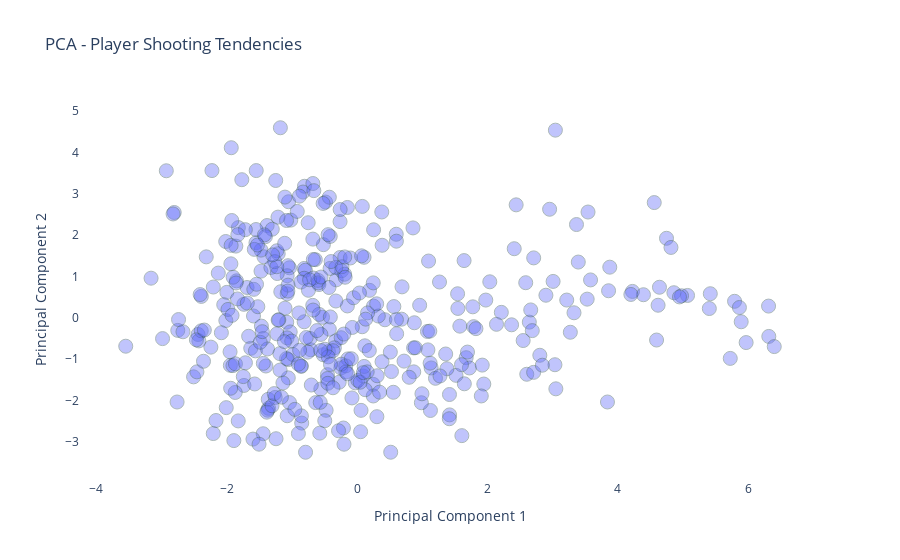

Notebook code for this chart:
### Code cell
# Create a new column for hover data
df_final['hover_data'] = df_final.apply(lambda row:
                                        f"{row['player']}<br>" +
                                        f"0 - 3ft: {row['percent_fga_from_x0_3_range']:.1%}<br>" +
                                        f"3 - 10ft: {row['percent_fga_from_x3_10_range']:.1%}<br>" +
                                        f"10 - 16ft: {row['percent_fga_from_x10_16_range']:.1%}<br>" +
                                        f"16 - 3pt: {row['percent_fga_from_x16_3p_range']:.1%}<br>" +
                                        f"3pt: {row['percent_fga_from_x3p_range']:.1%}",
                                        axis=1)

# Create a scatter plot with Plotly, including hover data
fig = px.scatter(df_final, x='pca_1', y='pca_2', 
                 custom_data=['hover_data'], 
                #  hover_data={'player': False, 'hover_data': True, 'pca_1': False, 'pca_2': False},
                 title='PCA - Player Shooting Tendencies')

# Update hover label font size
fig.update_traces(
    hovertemplate='%{customdata[0]}<extra></extra>',
    hoverlabel=dict(font_size=22)
)

# Change background color
fig.update_layout(
    plot_bgcolor='rgba(0,0,0,0)',
    # paper_bgcolor='rgba(0,0,0,0)'
)

# Update layout for better readability
fig.update_traces(marker=dict(size=14, opacity=0.4, line=dict(width=1, color='DarkSlateGrey')))
fig.update_layout(
    xaxis_title="Principal Component 1",
    yaxis_title="Principal Component 2"
)

fig.show()

### Figure 1 — Plotly figure (JSON) as saved in the notebook; plotly's stock layout.template omitted (floating-point values rounded to 4 significant figures; data arrays with more than 128 entries replaced by an {"elided": "..."} marker saying what was removed)
{"data": [{"customdata": {"elided": "388x1 str values"}, "hoverlabel": {"font": {"size": 22}}, "hovertemplate": "%{customdata[0]}<extra></extra>", "legendgroup": "", "marker": {"color": "#636efa", "line": {"color": "DarkSlateGrey", "width": 1}, "opacity": 0.4, "size": 14, "symbol": "circle"}, "mode": "markers", "name": "", "orientation": "v", "showlegend": false, "type": "scatter", "x": {"elided": "388 float values"}, "xaxis": "x", "y": {"elided": "388 float values"}, "yaxis": "y"}], "layout": {"legend": {"tracegroupgap": 0}, "plot_bgcolor": "rgba(0,0,0,0)", "title": {"text": "PCA - Player Shooting Tendencies"}, "xaxis": {"anchor": "y", "domain": [0, 1], "title": {"text": "Principal Component 1"}}, "yaxis": {"anchor": "x", "domain": [0, 1], "title": {"text": "Principal Component 2"}}}}
